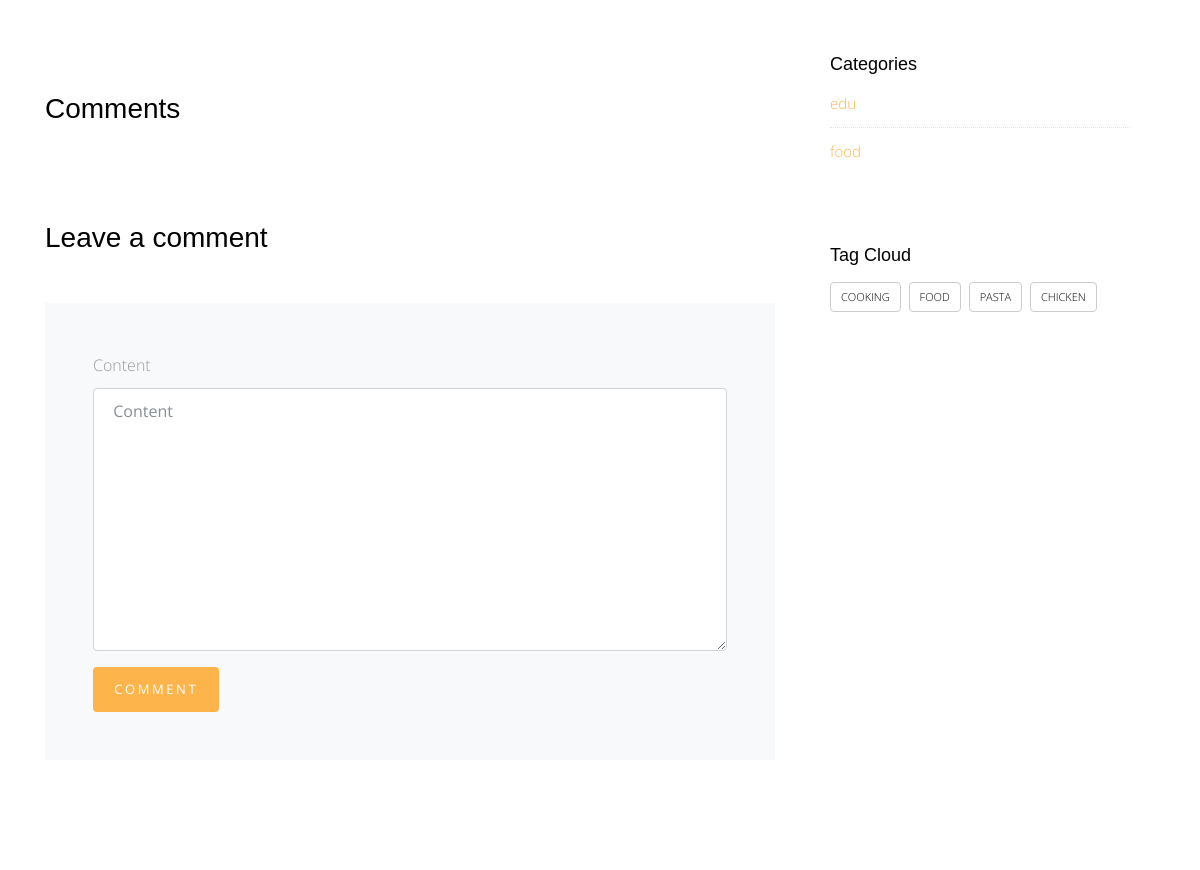
The app's page /blog/2 (middle part), older data.
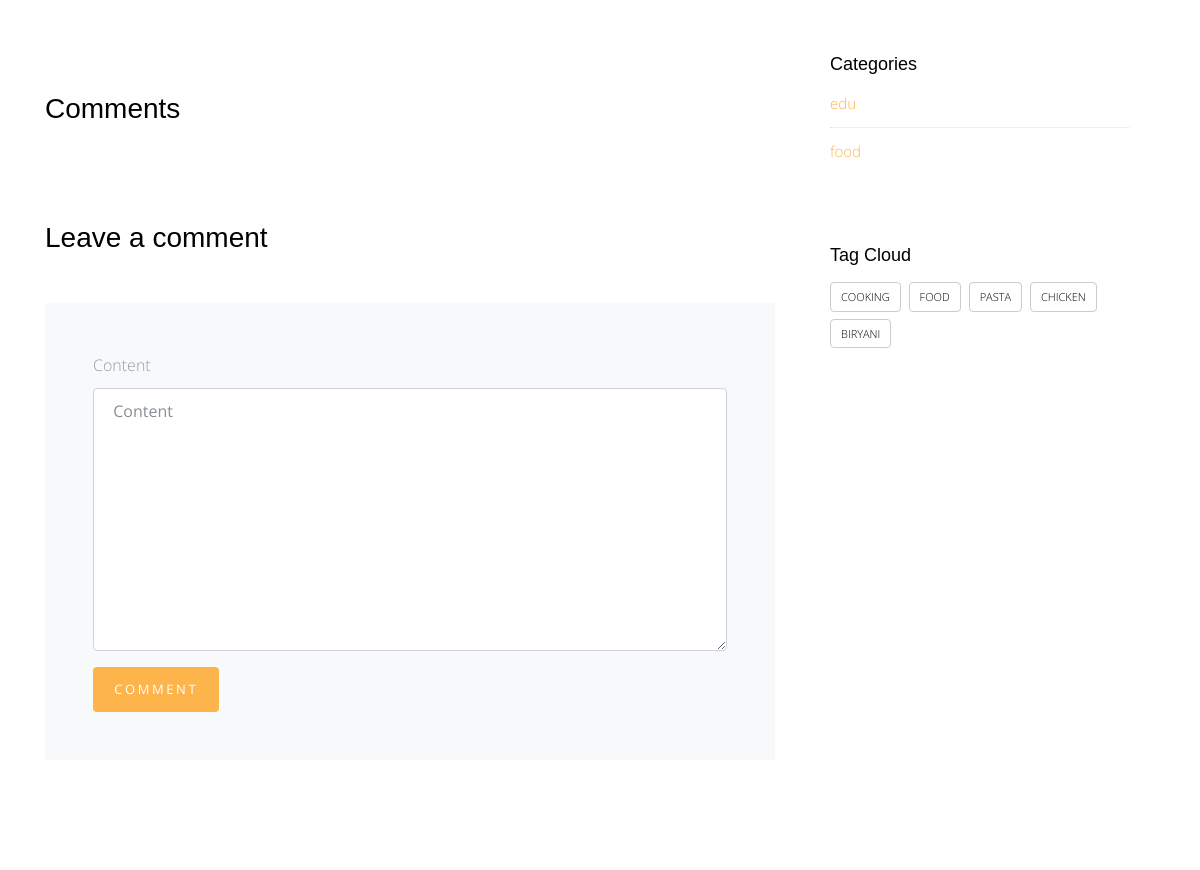
The same page, newer data.
### blog/models.py (models this page shows)
class Category(models.Model):
    category_name = models.CharField(max_length=50)
    def __str__(self):
        return self.category_name

### blog/views.py (the view, shortened to what this page needs)
# urls.py: path('<int:pk>', views.post_detail, name="postdetail"),
def post_detail(request, pk):
    post = Post.objects.get(pk=pk)
    categories = Category.objects.all()
    all_tags = Tag.objects.all()
    comments = Comment.objects.filter(post=post)
    comment_form = CommentForm()
    context = {
        "post": post,
        "categories": categories,
        "all_tags": all_tags,
        "comments": comments,
        "comment_form": comment_form
    }
    return render(request, 'blog/blog-single.html', context)

### blog/forms.py
class CommentForm(forms.ModelForm):
    class Meta:
        model = Comment
        fields = [
            'content',
        ]

### blog/templates/blog/blog-single.html (shortened to what this page needs)
{% extends 'base.html' %} {% block content %} {% load static %} {% load bootstrap4 %}
<div class="main-wrap">
    <div class="section">
        <div class="container">
            <div class="row">
                <div class="col-md-8">
                    <div class="pt-5 mt-5">
                        <h3 class="mb-5">Comments</h3>
                        <div class="comment-form-wrap pt-5">
                            <h3 class="mb-5">Leave a comment</h3>
                            <form action="" method="POST" class="p-5 bg-light">
                                {% csrf_token %} {% bootstrap_form comment_form %} {% buttons %}
                                <button type="submit" class="btn btn-primary">Comment</button> {% endbuttons %}
                            </form>
                        </div>
                    </div>
                </div>
                <div class="col-md-4 sidebar">
                    <div class="sidebar-box">
                        <div class="categories">
                            <h3>Categories</h3>
                            {% for category in categories %}
                            <li><a href="{% url 'postbycategory' category.category_name %}">{{category.category_name}}</a></li>
                            {% endfor %}
                        </div>
                    </div>
                    <div class="sidebar-box">
                        <h3>Tag Cloud</h3>
                        <div class="tagcloud">
                            {% for tag in all_tags%}
                            <a href="{% url 'postbytag' tag %}" class="tag-cloud-link">{{tag}}</a> {% endfor %}
                        </div>
                    </div>
                </div>
            </div>
        </div>
    </div>
</div>
{% endblock %}

Row changes from the older to the newer data that the page shows:
added Tag: name "BIRYANI"
